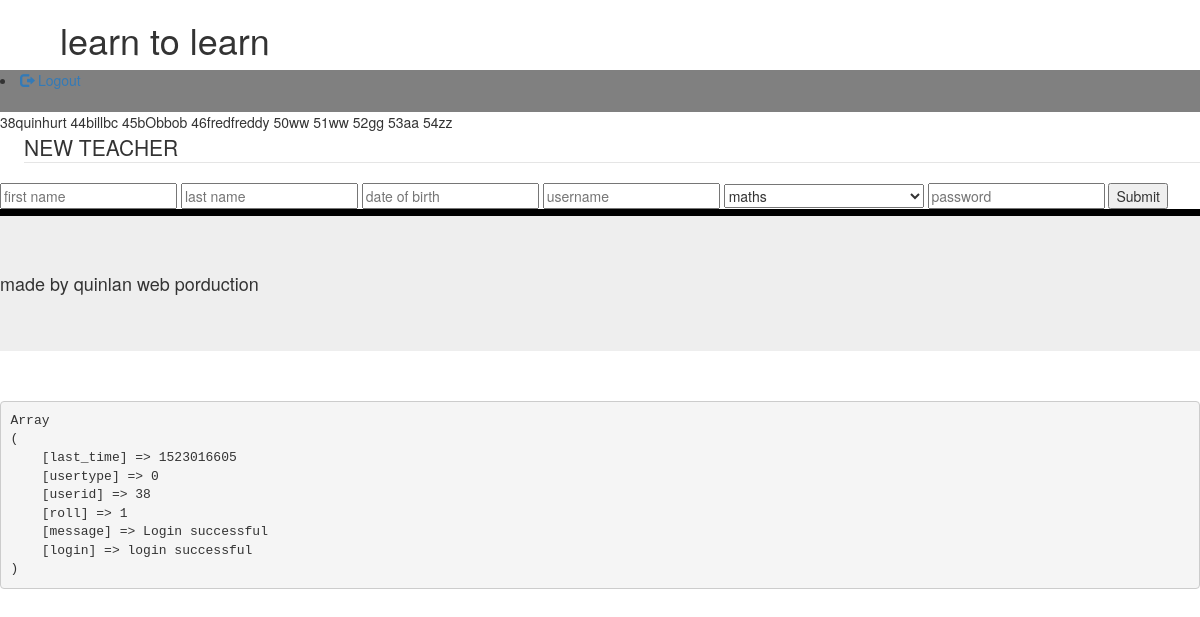
/modle/send.php (signed in), run on the app's committed database.
### tables this page shows
CREATE TABLE `user` (
  `userID` int(11) NOT NULL,
  `name` varchar(45) NOT NULL,
  `surname` varchar(45) NOT NULL,
  `DOB` date NOT NULL,
  `username` varchar(255) NOT NULL,
  `pasword` varchar(255) NOT NULL,
  `userClassID` int(11) NOT NULL,
  `roll` int(11) NOT NULL,
  `active` tinyint(1) NOT NULL
);

### view/adminnav.php (the view)
<nav>
  <li><a href="../modle/logout.php" class="text_nav"><span class="glyphicon glyphicon-log-out"></span> Logout</a></li>
</nav>
 <?php
$conn = dbConnect();
$contentquery = "SELECT userID, name, surname FROM user ";
$stmt = $conn->prepare($contentquery);
$stmt->execute();
while ($row = $stmt->fetch())
{
  $userID = $row['userID'];
  $name = $row['name'];
  $surname = $row['surname'];?>
<?php
  echo "$userID";
  echo "$name";
  echo "$surname";
}
?>
<br>
 <?php
include 'newteacher.php'
  ?>

### view/header2.php (shortened to what this page needs)
<!DOCTYPE html>
<html>
  <head>
    <link rel="stylesheet" href="https://maxcdn.bootstrapcdn.com/bootstrap/3.3.7/css/bootstrap.min.css">
    <link rel="stylesheet" href="https://maxcdn.bootstrapcdn.com/bootstrap/3.3.7/css/bootstrap-theme.min.css">
<link href="../control/main.css" rel="stylesheet" type="text/css">
  </head>
  <body>
    <h1>learn to learn</h1>

### modle/send.php (shortened to what this page needs)
<?php
include '../view/header2.php';
switch($_SESSION['roll']) {
  case '1':
        include '../view/adminnav.php';
    break;
 }
 include "../view/footer.php"
 ?>

### view/newteacher.php
<?php
$sql_class = "SELECT * FROM class";
$conn = dbConnect();
$res_class = $conn->prepare($sql_class);
$res_class->execute();
 ?>
<legend>NEW TEACHER</legend>
<form action="newtecher_process.php"  method="post">
  <input class="valid" type="text" required placeholder="first name" name="name" >
<input class="valid" type="text"required placeholder="last name" name="lname" >
<input type="text"  name="DOB" required placeholder="date of birth">
<input class="valid" type="text"required placeholder="username" name="username" >
<select name="class" style="width: 200px">
            <?php
            while ($row_class = $res_class->fetch(PDO::FETCH_ASSOC)) {
                echo '<option value="' . $row_class['ClassID'] . '" ';
                echo '>' . $row_class['className'] . '</option>';
            }
            ?>
  </select>
<input class="valid" type="text"required placeholder="password" name="password" id="pasword">
  <input type="submit" name="submit"  onclick="student()">
</form>

### view/footer.php (shortened to what this page needs)
<div class="line">
</div>
<section>
  <div class="jumbotron">
  <h4>made by quinlan web porduction</h4>
  </div>
  <br>
  <?php
  echo '<pre>' . print_r($_SESSION, TRUE) . '</pre>';
   ?>
</section>
</body>
</html>

### control/main.css (style rules this page uses)
h1 { margin-left: 5%; }
legend { margin-left: 2%; }
nav { height:3em; background-color:grey; width:100%; }
.line { height: 0.5em; width: 100%; background-color:black; }
h4 { margin: 45; }

### data on the page
user: userID "38", name "quin", surname "hurt"
user: userID "44", name "bill", surname "bc"
user: userID "45", name "bOb", surname "bob"
user: userID "46", name "fred", surname "freddy"
user: userID "50", name "w", surname "w"
user: userID "51", name "w", surname "w"
user: userID "52", name "g", surname "g"
user: userID "53", name "a", surname "a"
user: userID "54", name "z", surname "z"

### other printed values
print_r($_SESSION, TRUE) "Array ( [last_time] => 1523016605 [usertype] => 0 [userid] => 38 [roll] => 1 [message] => Login successful [login] => login successful )"
form field class "maths"
